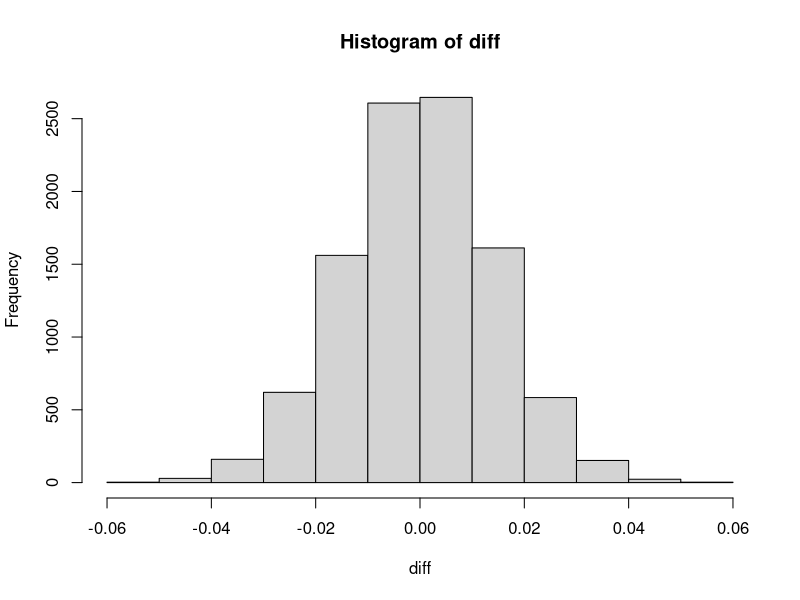
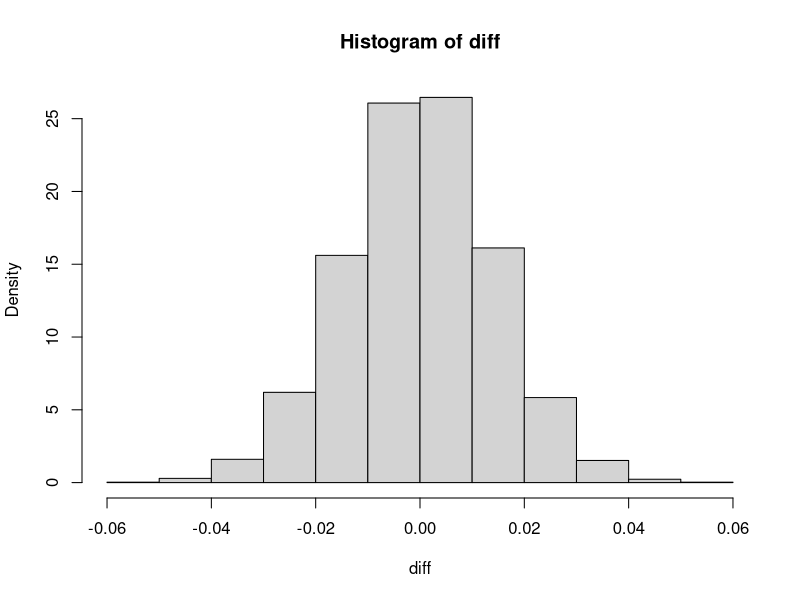
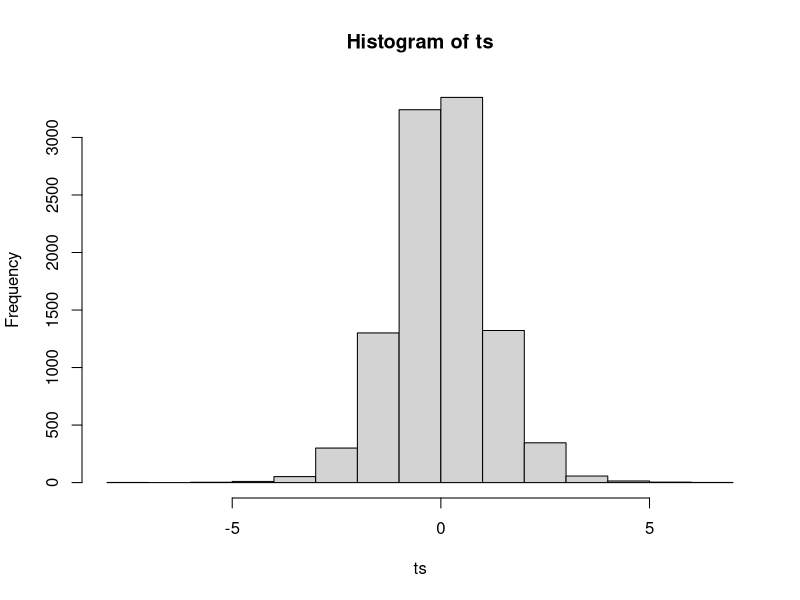
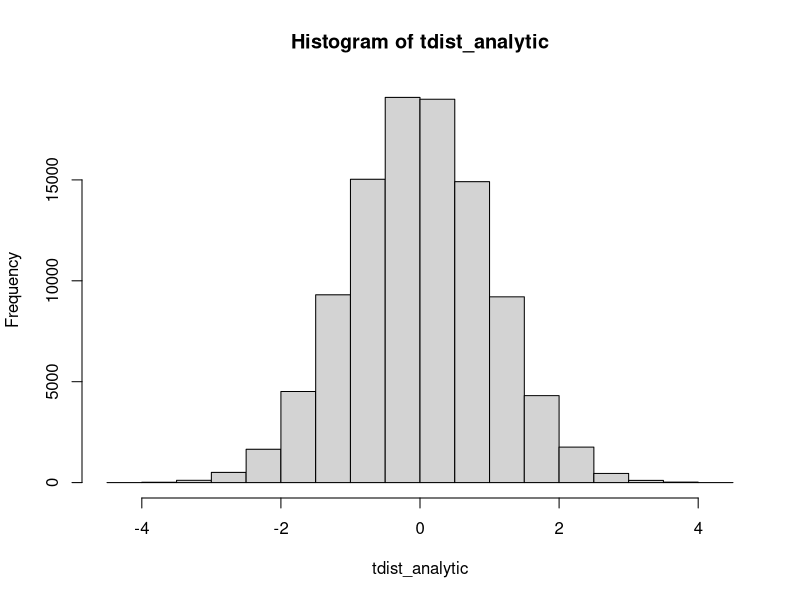
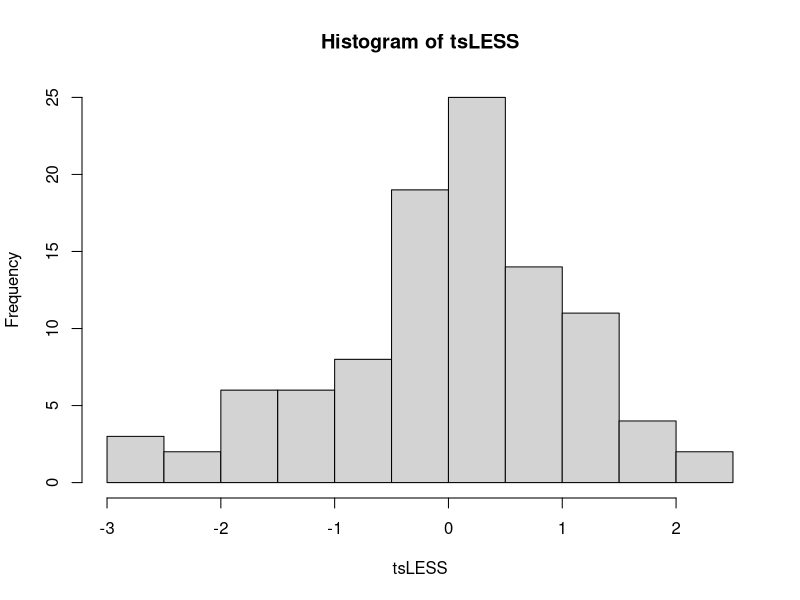
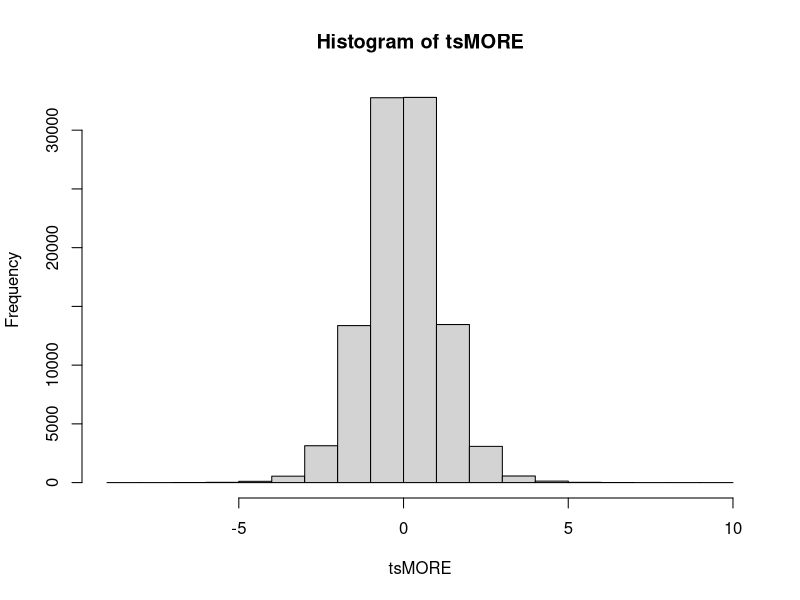
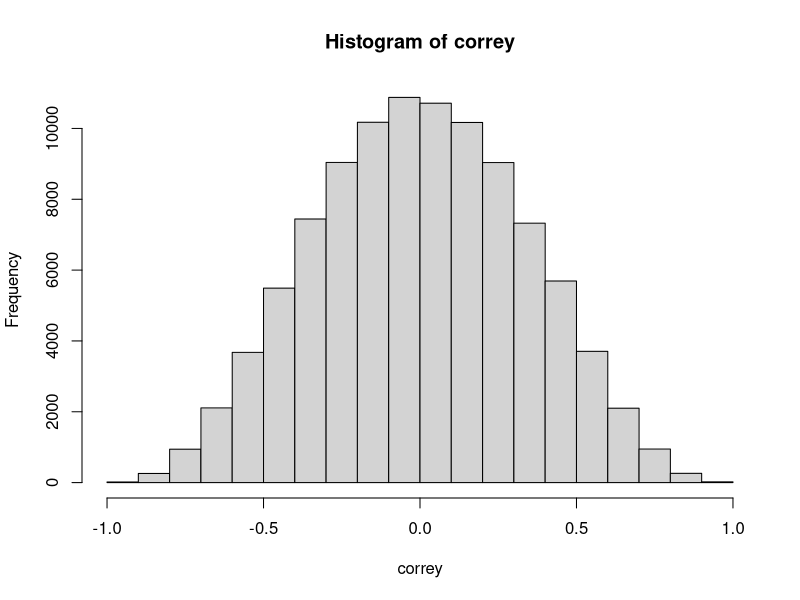
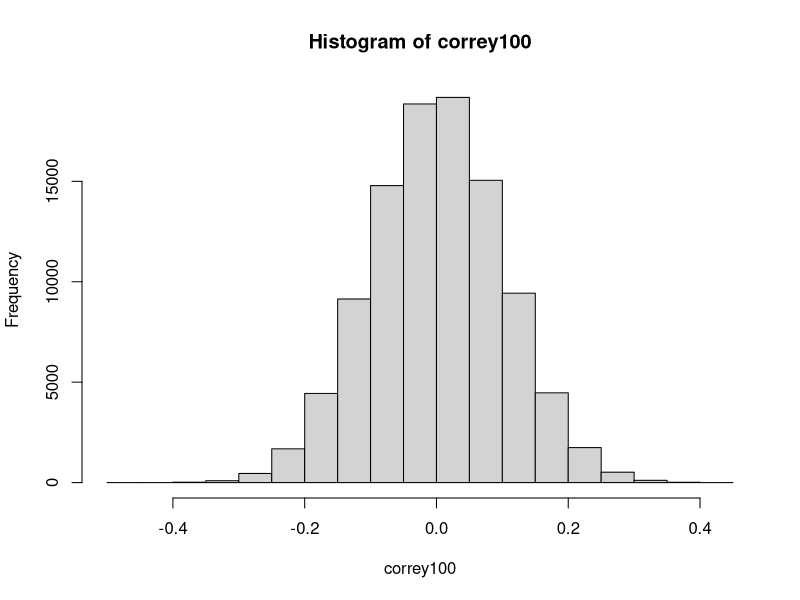

The R script that drew these images, in order:
## ---- chunk 1
knitr::opts_chunk$set(echo = TRUE, warning=FALSE, message = FALSE, eval = FALSE)
## ---- chunk 2

for(i in 10000)

sample1<- rnorm(10000,0,1)

sample2<- rnorm(10000,0,1)

diff<- sample1 - sample2
## ---- chunk 3
counter<-c(0)

for(i in 1:10000){
  sample1<- rnorm(10000,0,1)
  sample2<- rnorm(10000,0,1)
diff[i]<- mean(sample1) - mean(sample2)}

hist(diff)


## ---- chunk 4
hist(diff, freq = FALSE)

sort(diff) [9500]

diff[9500]


## ---- chunk 5
t.test(diff, mu = 0, alternative = "two.sided")

qt(c(.025, .975), df=9999) 


sort(diff)[2500]
sort(diff)[9750]
## ---- chunk 6
?qt

pt(q = 2, df = 9)



ts <- replicate(10000, t.test(rnorm(10, 0, 1), mu = 0)$statistic)
hist(ts)



length(ts[ts < .5])/10000
length(ts[ts < 1])/10000

tdist_analytic <- rnorm(n = 100000, 0, 1)
hist(tdist_analytic)


## ---- chunk 7
pt(q = c(.5, 1, 1.5, 2, 2.5), df = 9)


## ---- chunk 8
tsLESS <- replicate(100, t.test(rnorm(10, 0, 1), mu = 0)$statistic)
hist(tsLESS)

tsMORE <- replicate(100000, t.test(rnorm(10, 0, 1), mu = 0)$statistic)
hist(tsMORE)
## ---- chunk 9
correy<- replicate(100000, cor(rnorm(10, 0, 1), rnorm(10, 0, 1)))
hist(correy)
sort(abs(correy))[95000]


correy100<- replicate(100000, cor(rnorm(100, 0, 1), rnorm(100, 0, 1)))
hist(correy100)
sort(abs(correy100))[95000]
## ---- chunk 10
A <- c(1,2,3,4)
B <- c(3,4,5,6)
C <- c(5,6,7,8)


conds <- rep(c("A", "B", "C"), each = 4)
DV <- c(A, B, C)
df <- data.frame(conds, DV)
summary(aov(DV~conds, df))
## ---- chunk 11
run_anova <- function (){
Arandom <- rnorm(4, 0, 1)
Brandom <- rnorm(4, 0, 1)
Crandom <-  rnorm(4, 0, 1)

conds <- rep(c("A", "B", "C"), each = 4)
DV <- c(Arandom, Brandom, Crandom)
df <- data.frame(conds, DV)
sum_out<-summary(aov(DV~conds, df))

return(sum_out[[1]]$`F value`[1])
}

save_fs <- replicate(1000, run_anova())
hist(save_fs)

